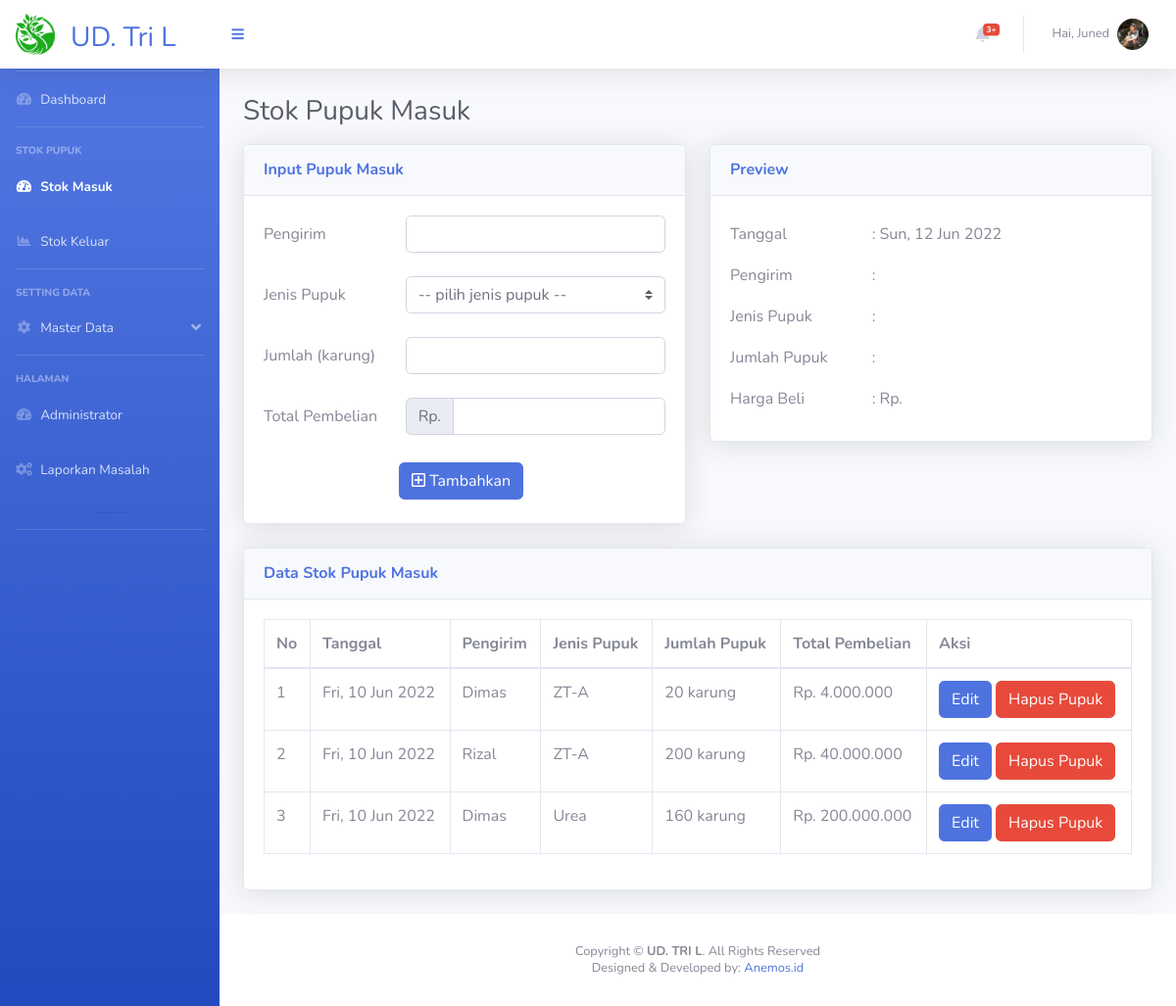
The app's page /page_stok_masuk.php?m=2&n=1 (signed in), older data.
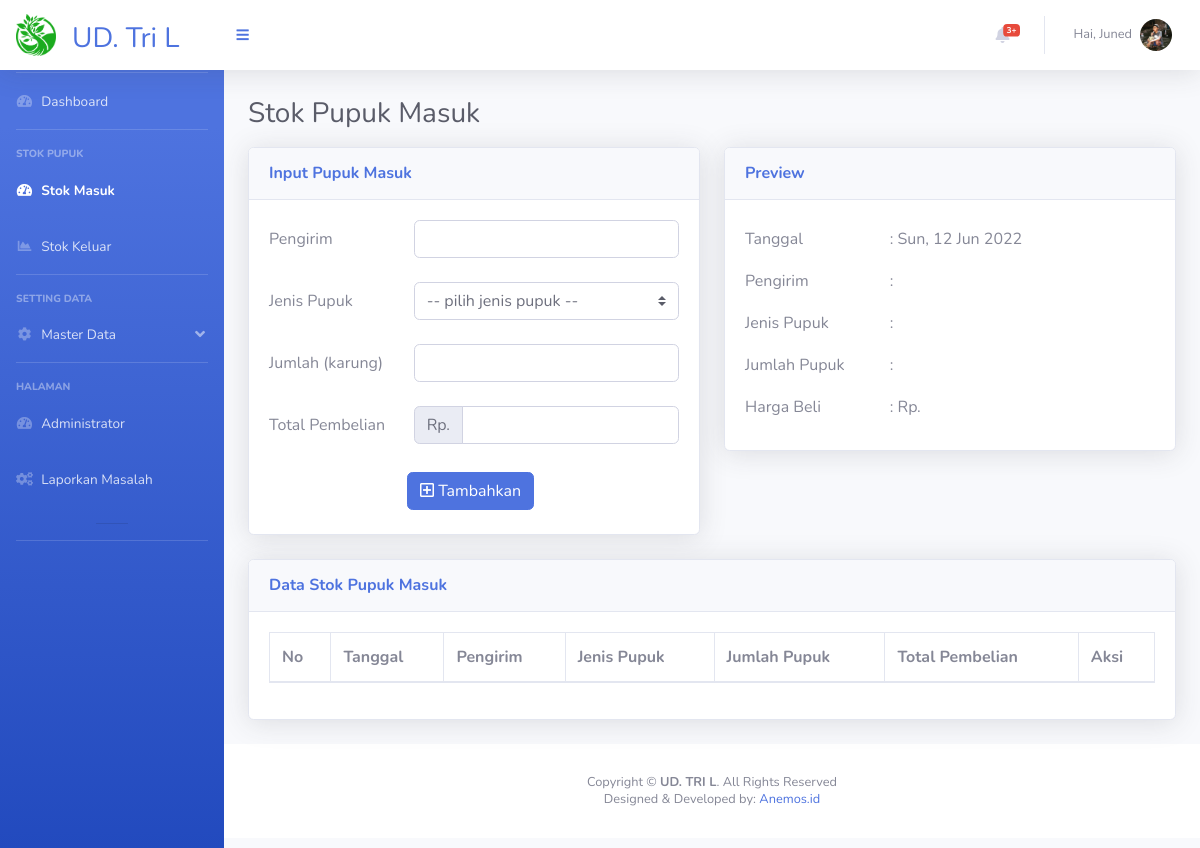
The same page, newer data.
### tables this page shows
CREATE TABLE `stok_masuk` (
  `ID_SM` int(20) NOT NULL,
  `Tanggal` varchar(50) DEFAULT NULL,
  `ID_PK` int(20) DEFAULT NULL,
  `Nama_Pengirim` varchar(100) DEFAULT NULL,
  `Jumlah_Masuk` int(100) DEFAULT NULL,
  `Nominal` int(100) DEFAULT NULL
);

CREATE TABLE `data_pupuk` (
  `ID_PK` int(20) NOT NULL,
  `Jenis_Pupuk` varchar(50) DEFAULT NULL,
  `Stok` int(20) DEFAULT NULL,
  `Harga` int(100) DEFAULT NULL
);

### functions.php (called while the page is built)
<?php
function rp($angka)
{
    $hasil_rupiah = "Rp. " . number_format($angka, 0, ',', '.');
    return $hasil_rupiah;
}

### page_stok_masuk.php (the view, shortened to what this page needs)
<?php
include "connection.php";
include 'functions.php';
$tanggal = date("D, j M Y ");
if (isset($_SESSION['login'])) {
    ?>
<!DOCTYPE html>
<html lang="en">
<head>
    <link href="vendor/fontawesome-free/css/all.min.css" rel="stylesheet" type="text/css">
    <link href="css/sb-admin-2.min.css" rel="stylesheet">
    <link href="vendor/datatables/dataTables.bootstrap4.min.css" rel="stylesheet">
</head>
<body id="page-top">
    <div id="wrapper">
        <?php include "segment/sidebar.php";?>
        <div id="content-wrapper" class="d-flex flex-column">
            <div id="content">
                <?php include "segment/header.php";?>
                <div class="container-fluid">
                    <div class="d-sm-flex align-items-center justify-content-between ">
                        <h1 class="h3 mb-3 text-gray-800">Stok Pupuk Masuk</h1>
                    </div>
                    <div class="row">
                        <div class="col-xl-6 col-lg-6">
                            <div class="card shadow mb-4">
                                <div
                                    class="card-header py-3 d-flex flex-row align-items-center justify-content-between">
                                    <h6 class="m-0 font-weight-bold text-primary">Input Pupuk Masuk</h6>
                                </div>
                                <div class="card-body">
                                    <form method="POST" action="addStokMasuk.php" enctype="multipart/form-data">
                                        <div class="row mb-2">
                                            <label class="col-sm-4 col-form-label">Pengirim</label>
                                            <div class="col-sm-8">
                                                <input type="text" class="form-control" id="pengirim" name="pengirim"
                                                    required onkeyup="SETis()">
                                            </div>
                                        </div>
                                        <div class="row mb-4">
                                            <label class="col-sm-4 col-form-label">Jenis Pupuk</label>
                                            <div class="col-sm-8">
                                                <select class="custom-select" id="jenisPP" name="jenisPP"
                                                    onchange="SETPP()">
                                                    <option selected="true" disabled="disabled">-- pilih jenis pupuk --
                                                    </option>
                                                </select>
                                            </div>
                                        </div>
                                        <div class="row mb-2">
                                            <label class="col-sm-4 col-form-label">Jumlah (karung)</label>
                                            <div class="col-sm-8">
                                                <input type="number" class="form-control" id="jumlah" name="jumlah"
                                                    required onkeyup="SETis()">
                                            </div>
                                        </div>
                                        <div class="row mb-2">
                                            <label class="col-sm-4 col-form-label"> Total Pembelian</label>
                                            <div class="input-group col-sm-8">
                                                <div class="input-group-prepend">
                                                    <span class="input-group-text" id="basic-addon1">Rp.</span>
                                                </div>
                                                <input type="text" class="form-control" id="harga" name="harga" required
                                                    onkeyup="SETis()">
                                            </div>
                                        </div>
                                </div>
                                <div class="row mb-4">
                                    <label class="col-sm-4 col-form-label"> </label>
                                    <div class="col-sm-8">
                                        <button type="submit" class="btn btn-primary" name="tambah"><i
                                                class="far fa-plus-square"></i> Tambahkan </button>
                                    </div>
                                </div>
                            </div>
                        </div>
                        <div class="col-xl-6 col-lg-6">
                            <div class="card shadow mb-4">
                                <div
                                    class="card-header py-3 d-flex flex-row align-items-center justify-content-between">
                                    <h6 class="m-0 font-weight-bold text-primary">Preview</h6>
                                </div>
                                <div class="card-body">
                                    <div class="row mb-1">
                                        <label class="col-sm-4 col-form-label"> Tanggal </label>
                                        <label class="col-sm-5 col-form-label" id="tanggal"><?=": " . ($tanggal)?>
                                        </label>
                                    </div>
                                    <div class="row mb-1">
                                        <label class="col-sm-4 col-form-label">Pengirim</label>
                                        <label class="col-sm-5 col-form-label" id="pengirimPP">:
                                        </label>
                                    </div>
                                    <div class="row mb-1">
                                        <label class="col-sm-4 col-form-label">Jenis Pupuk</label>
                                        <label class="col-sm-5 col-form-label" id="pupuk" name="pupuk">:
                                        </label>
                                    </div>
                                    <div class="row mb-1">
                                        <label class="col-sm-4 col-form-label">Jumlah Pupuk</label>
                                        <label class="col-sm-5 col-form-label" id="jumPP">:
                                        </label>
                                    </div>
                                    <div class="row mb-1">
                                        <label class="col-sm-4 col-form-label">Harga Beli</label>
                                        <label class="col-sm-5 col-form-label" id="hargaPP" name="hargaPP">: Rp.
                                        </label>
                                    </div>
                                </div>
                            </div>
                        </div>
                    </div>
                    <div class="row">
                        <div class="col-xl-12 col-lg-12">
                            <div class="card shadow mb-4">
                                <div
                                    class="card-header py-3 d-flex flex-row align-items-center justify-content-between">
                                    <h6 class="m-0 font-weight-bold text-primary">Data Stok Pupuk Masuk</h6>
                                </div>
                                <div class="card-body">
                                    <div class="table-responsive">
                                        <table class="table table-bordered" id="dataTable" width="100%" cellspacing="0">
                                            <thead>
                                                <tr>
                                                    <th scope="col">No</th>
                                                    <th scope="col">Tanggal</th>
                                                    <th scope="col">Pengirim</th>
                                                    <th scope="col">Jenis Pupuk</th>
                                                    <th scope="col">Jumlah Pupuk</th>
                                                    <th scope="col">Total Pembelian</th>
                                                    <th scope="col">Aksi</th>
                                                </tr>
                                            </thead>
                                            <tbody>
                                                <?php
$no = 1;
    $data = mysqli_query($conn, "SELECT * FROM stok_masuk
    INNER JOIN data_pupuk ON stok_masuk.ID_PK = data_pupuk.ID_PK ORDER BY ID_SM DESC
    ");
    foreach ($data as $all):
        echo ('<tr><td>' . $no . '</td>');
        echo ('<td>' . $all['Tanggal'] . '</td>');
        echo ('<td>' . $all['Nama_Pengirim'] . '</td>');
        echo ('<td>' . $all['Jenis_Pupuk'] . '</td>');
        echo ('<td>' . $all['Jumlah_Masuk'] . ' karung</td>');
        echo ('<td>' . rp($all["Nominal"]) . '</td>');
        echo ('<td>
																																																																																																																																																																																																																											                                                <a href="" class="btn btn-primary" data-toggle="modal" data-target="#modalSubscriptionForm');
        echo ($all['ID_SM'] . '">Edit</a>
																																																																																																																																																																																																																											                                                <a href="" class="btn btn-danger" data-toggle="modal" data-target="#exampleModalCenter');
        echo ($all['ID_SM'] . '">Hapus Pupuk</a></td></tr>
																																																																																																																																																																																																																											                                              ');
        $no++;
        ?></tr>
                                    </div>
                                    <?php endforeach;?>
                                    </tbody>
                                    </table>
                                </div>
                            </div>
                        </div>
                    </div>
                </div>
            </div>
            <?php include "segment/footer.php";?>
        </div>
    </div>
    </div>
</body>
</html>
<?php } else {
    header("Location: login.php");
    exit();
}
?>

### segment/sidebar.php (shortened to what this page needs)
<ul class="navbar-nav bg-gradient-primary sidebar sidebar-dark accordion mt-5 " id="accordionSidebar">
    <hr class="sidebar-divider my-0 mt-4">
    <li
        <?php if ($_GET['m'] == 1 && $_GET['n'] == 1) {echo "class='nav-item active'";} else {echo "class='nav-item'";}?>>
        <a class="nav-link" href="index.php?m=1&n=1">
            <i class="fas fa-fw fa-tachometer-alt"></i>
            <span>Dashboard</span></a>
        <hr class=" sidebar-divider">
        <div class="sidebar-heading">
            Stok Pupuk
        </div>
    <li
        <?php if ($_GET['m'] == 2 && $_GET['n'] == 1) {echo "class='nav-item active'";} else {echo "class='nav-item'";}?>>
        <a class="nav-link" href="page_stok_masuk.php?m=2&n=1">
            <i class=" fas fa-fw fa-tachometer-alt"></i>
            <span>Stok Masuk</span></a>
    </li>
    <li
        <?php if ($_GET['m'] == 3 && $_GET['n'] == 1) {echo "class='nav-item active'";} else {echo "class='nav-item'";}?>>
        <a class="nav-link" href="page_stok_keluar.php?m=3&n=1">
            <i class="fas fa-fw fa-chart-area"></i>
            <span>Stok Keluar</span></a>
    </li>
    <hr class="sidebar-divider">
    <div class="sidebar-heading">
        Setting Data
    </div>
    <li <?php if ($_GET['m'] == 4) {echo "class='nav-item active'";} else {echo "class='nav-item'";}?>>
        <a class='nav-link' href="#" data-toggle="collapse" data-target="#settingPage" aria-expanded="true"
            aria-controls="settingPage">
            <i class="fas fa-fw fa-cog"></i>
            <span>Master Data</span>
        </a>
    </li>
    <hr class=" sidebar-divider">
    <div class="sidebar-heading">
        Halaman
    </div>
    <li
        <?php if ($_GET['m'] == 5 && $_GET['n'] == 5) {echo "class='nav-item active'";} else {echo "class='nav-item'";}?>>
        <a class="nav-link" href="page_administrator.php?m=5&n=5">
            <i class="fas fa-fw fa-tachometer-alt"></i>
            <span>Administrator</span></a>
    </li>
    <li
        <?php if ($_GET['m'] == 7 && $_GET['n'] == 7) {echo "class='nav-item active'";} else {echo "class='nav-item'";}?>>
        <a class="nav-link" href="page_lap_masalah.php?m=7&n=7">
            <i class="fas fa-cogs fa-sm fa-fw"></i>
            <span>Laporkan Masalah</span></a>
    </li>
    <hr class="sidebar-heading">
    <hr class="sidebar-divider d-none d-md-block">
</ul>

### segment/header.php (shortened to what this page needs)
<nav class="navbar navbar-expand navbar-light bg-white topbar  fixed-top shadow">
    <a class="sidebar-brand d-flex align-items-center justify-content-center" href="index.php">
        <div class="">
            <img style="width:40px" src="img/logo1.png">
        </div>
        <div class="font-weight-bold mt-3 mx-3 mr-5">
            <h3><?php echo ($_SESSION['per']); ?> </h3>
        </div>
    </a>
    <button class="btn btn-link btn-sm order-1 order-lg-0 me-4 me-lg-0" id="sidebarToggle" href="#!"><i
            class="fas fa-bars"></i></button>
    <ul class="navbar-nav ml-auto">
        <li class="nav-item dropdown no-arrow mx-1">
            <a class="nav-link dropdown-toggle" href="#" id="alertsDropdown" role="button" data-toggle="dropdown"
                aria-haspopup="true" aria-expanded="false">
                <i class="fas fa-bell fa-fw"></i>
                <span class="badge badge-danger badge-counter">3+</span>
            </a>
        </li>
        <li class="nav-item dropdown no-arrow">
            <a class="nav-link dropdown-toggle" href="#" id="userDropdown" role="button" data-toggle="dropdown"
                aria-haspopup="true" aria-expanded="false">
                <span
                    class="mr-2 d-none d-lg-inline text-gray-600 small"><?php echo ("Hai, " . $_SESSION['nama']); ?></span>
                <?php $foto = $_SESSION['foto'];?>
                <img class='img-profile rounded-circle' src='img/<?php echo $foto; ?>'>
            </a>
        </li>
    </ul>
</nav>

### segment/footer.php (shortened to what this page needs)
<footer class="sticky-footer bg-white">
    <div class="container my-auto">
        <div class="copyright text-center my-auto">
            <span>Copyright &copy; <strong>UD. TRI L</strong>. All Rights Reserved</span>
        </div>
        <div class="copyright text-center mt-1">
            <span>Designed & Developed by: <a href="https://anemos.id/">Anemos.id</a></span>
        </div>
    </div>
</footer>

Row changes from the older to the newer data that the page shows:
removed stok_masuk: Tanggal "Fri, 10 Jun 2022", Nama_Pengirim "Dimas", ID_PK.Jenis_Pupuk "ZT-A", Jumlah_Masuk "20", Nominal "Rp. 4.000.000"
removed stok_masuk: Tanggal "Fri, 10 Jun 2022", Nama_Pengirim "Rizal", ID_PK.Jenis_Pupuk "ZT-A", Jumlah_Masuk "200", Nominal "Rp. 40.000.000"
removed stok_masuk: Tanggal "Fri, 10 Jun 2022", Nama_Pengirim "Dimas", ID_PK.Jenis_Pupuk "Urea", Jumlah_Masuk "160", Nominal "Rp. 200.000.000"
